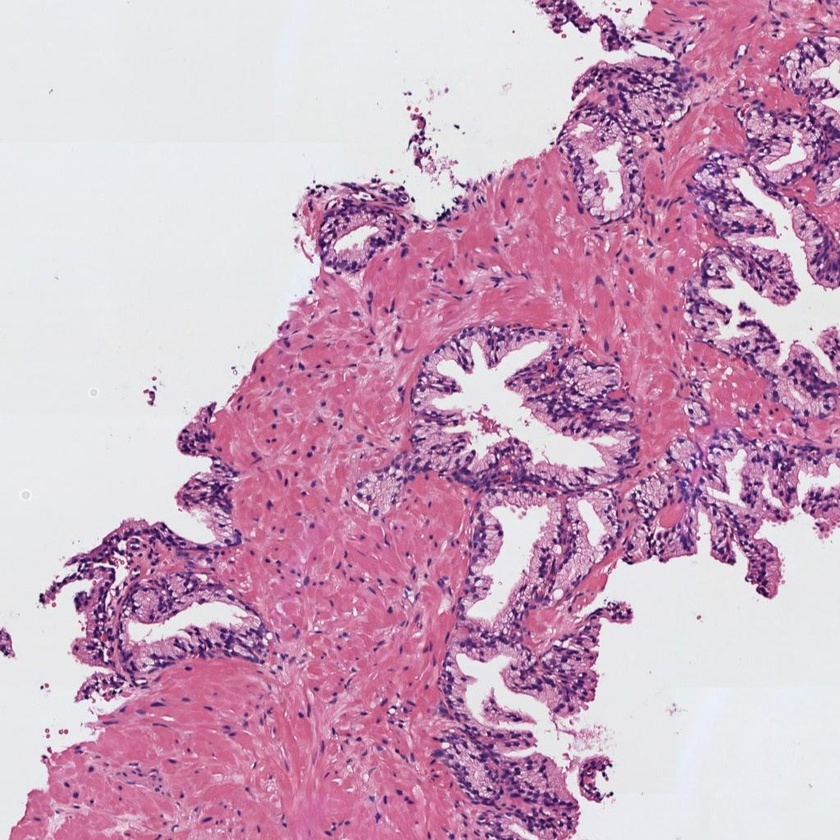
#> input picture Actividad_C1_P1/histo_1.jpg, 840 x 840 px, shrunk from 1024 x 1024 before the run, found by its file name
$ jupyter execute Actividad_Portfolio_Victor_Pinargote.ipynb
#> lines starting #> are read from the running program, lines starting #| are printed output that depends on the picture; after the words box and inside, x2 and y2 are one past the last pixel; in counts of white or black regions, pixels touching at a corner belong together
<a href="https://colab.research.google.com/github/StevenMena/05MIAR---Aprendizaje_Supervisado/blob/main/Actividad_Portfolio_Victor_Pinargote.ipynb" target="_parent"></a>

#### Cargar una de las imágenes histológicas

[cell 1]
# Utiliza la librería skimage.io para leer la imagen 'histo_x.jpg' y visualízala usando la librería de matplotlib.
# Recuerda normalizar la imagen diviéndola entre 255

[cell 2]
import numpy as np
from skimage import io
import matplotlib.pyplot as plt
import cv2

histo_1 = io.imread('histo_1.jpg')
#> histo_1 is the input picture: shape (840, 840, 3); mean R, G, B 205, 166.3, 191.6
img = histo_1/255

R = img[:,:,2]
G = img[:,:,1]
B = img[:,:,0]

fig, ax = plt.subplots(1,3)
ax[0].imshow(R), ax[0].set_title('Red')
ax[1].imshow(G), ax[1].set_title('Green')
ax[2].imshow(B), ax[2].set_title('Blue')
plt.show()
plt.imshow(img, cmap='gray')

[cell 3]
np.shape(img)

#### Realizar una transformación de color para convertir la imagen al espacio de color CMYK

[cell 4]
# 1) Extrae la componente magenta de la imagen (que corresponde a la región tisular)
# 2) Visualiza la imagen con la librería de matplotlib.
# 3) Guarda la imagen Magenta con cv2.imwrite con el nombre "1_imagen_magenta.png"

[cell 5]
with np.errstate(invalid='ignore', divide='ignore'):
    K = 1 - np.max(img, axis=2)
    C = (1-img[...,0] - K)/(1-K)
    M = (1-img[...,1] - K)/(1-K)
    Y = (1-img[...,2] - K)/(1-K)

CMYK = (np.dstack((C,M,Y,K)))
Y, M, C, K = cv2.split(CMYK)

plt.title('imagen CMYK')
plt.imshow(CMYK, cmap='gray')
plt.show()
plt.title('imagen Magenta')
plt.imshow(M, cmap='gray')
plt.show()

cv2.imwrite('1_imagen_magenta.png', M)
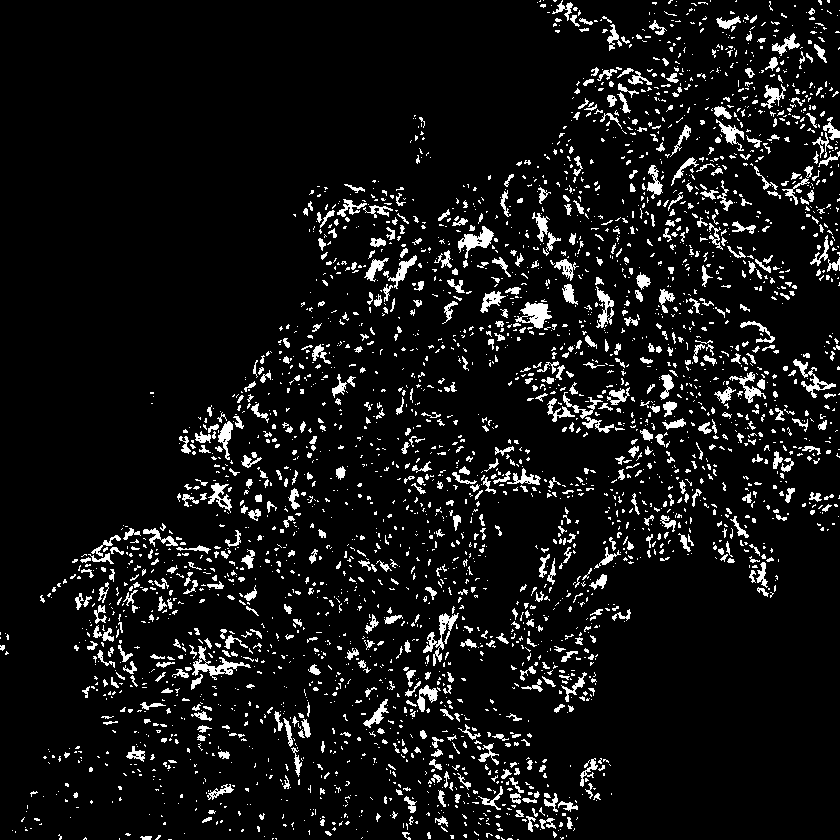
#> saved as 1_imagen_magenta.png: shape (840, 840); values 0 (black) and 1 (white), 7.9% white; 3216 white regions (2520 under 20 px), largest, box (x1, y1, x2, y2) and area: (192, 646, 251, 680) 523, (515, 302, 552, 329) 506, (423, 613, 459, 666) 502
#> Out = True

[cell 6]
np.shape(M)

#### Umbralizar la imagen para separar los píxeles del fondo de la región tisular

[cell 7]
# 1) Convierte la imagen Magenta a formato "uint8"
# 2) Aplica un filtro gaussiano de tamaño 5x5
# 3) Umbraliza la imagen aplicando el método de Otsu
# 4) Aplica el umbral de manera que los píxeles del fondo y de los lúmenes sean 1s y el resto 0s.
# 5) Visualiza la máscara resultante (imagen de 0s y 1s)
# 6) Guarda la máscara multiplicándola por 255 con el nombre "2_mascara_con_artefactos.png"

[cell 8]
M *= 255
M = np.asarray(M, np.uint8)
blur = cv2.GaussianBlur(M,(5,5),0) #2
th, im_th = cv2.threshold(blur,0,255,cv2.THRESH_OTSU) #3
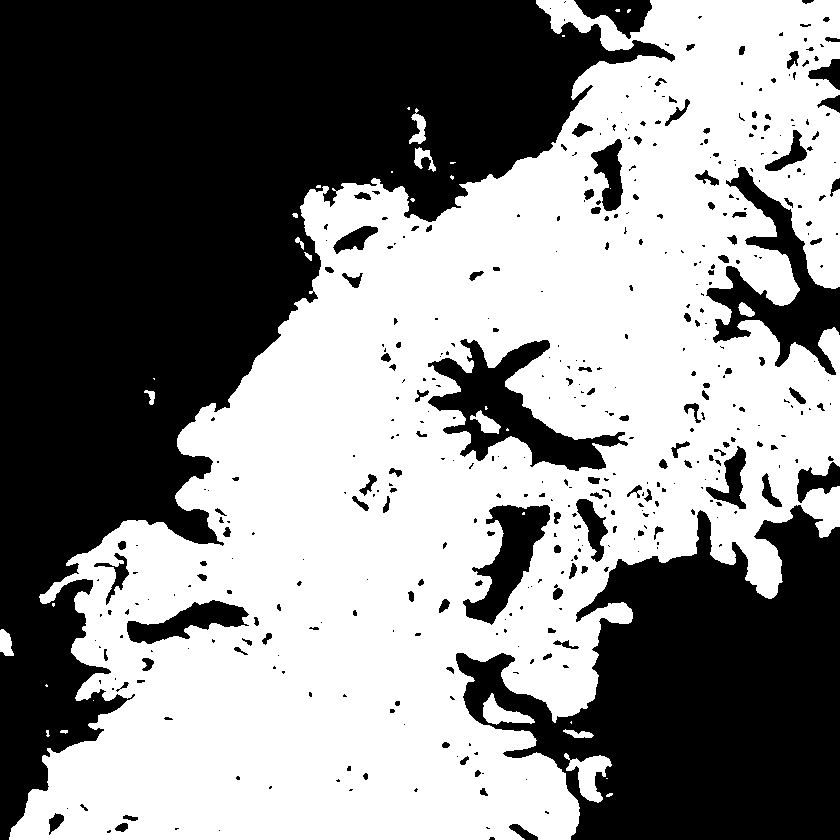
#> im_th: shape (840, 840); 52.7% white; 443 black regions (298 under 20 px), largest, box (x1, y1, x2, y2) and area: (0, 0, 675, 840) 214960, (456, 505, 840, 840) 76845, (428, 339, 628, 471) 9195
#> th = 55
lumen_mask=im_th==0 #4
lumen_mask = np.uint8(lumen_mask)
plt.imshow(lumen_mask, cmap='gray') #5
plt.title('máscara de lumen con artefactos')
plt.show()
cv2.imwrite('2_mascara_con_artefactos.png', lumen_mask*255) #6
#> Out = True

#### Limpiar la imagen eliminando los artefactos de lumen (objetos blancos pequeños que no son lúmenes)

[cell 9]
# 1) Utiliza la librería skimage.morphology.remove_small_objects.
# Lee la documentación en https://scikit-image.org/docs/dev/api/skimage.morphology.html#skimage.morphology.remove_small_objects
# Fija el umbral en 300 píxeles y la conectividad del objeto en 8 píxeles.
# 2) Convierte la máscara generada en formato uint8
# 3) Visualiza la máscara resultante
# 4) Guarda la máscara multiplicándola por 255 con el nombre "3_mascara_sin_artefactos.png"

[cell 10]
from skimage.morphology import remove_small_objects as rso

cleaned_lumen = rso(lumen_mask.astype(bool), min_size=300, connectivity=8) #1
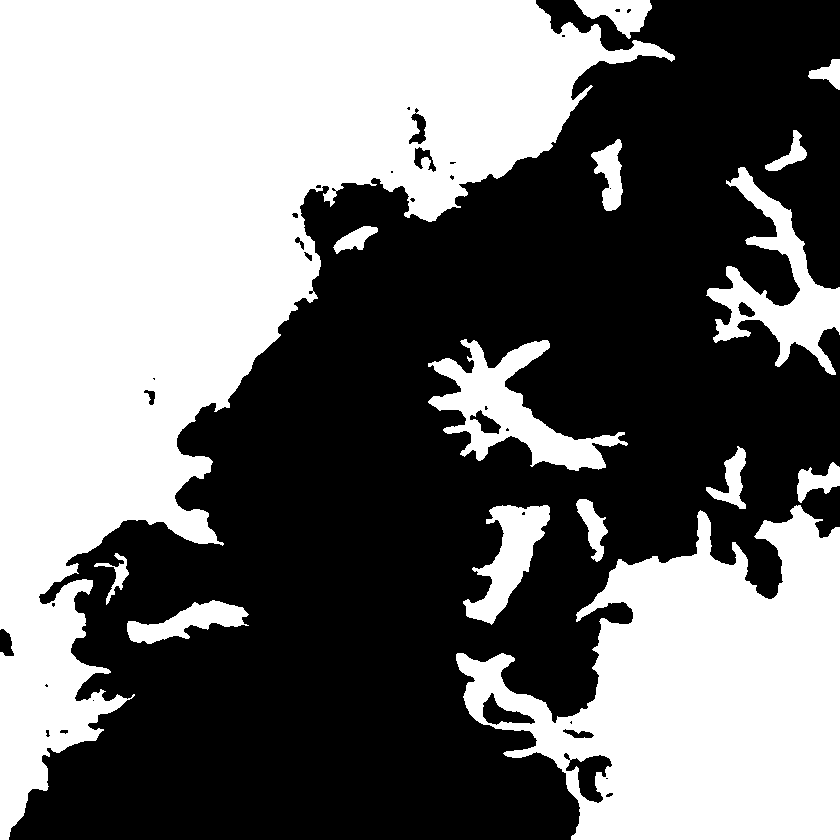
#> cleaned_lumen: shape (840, 840) bool; 46% white; 15 white regions, largest, box (x1, y1, x2, y2) and area: (0, 0, 675, 840) 214960, (456, 505, 840, 840) 76845, (428, 339, 628, 471) 9195
cleaned_lumen = np.uint8(cleaned_lumen) #2
plt.imshow(cleaned_lumen, cmap='gray') #3
plt.title('máscara de lumen sin artefactos')
plt.show()
cv2.imwrite('3_mascara_sin_artefactos.png', cleaned_lumen*255) #4
#> Out = True

#### Rellenar con 0s el fondo de la imagen para quedarnos únicamente con los lúmenes

[cell 11]
# 1) Aplica el algoritmo de expansión a partir de semillas para rellenar con 0s
# Pon dos semillas: una en la esquina superior izquierda y otra en la esquina inferior derecha.
# 2) Visualiza la máscara resultante
# 3) Guarda la máscara multiplicándola por 255 con el nombre "4_mascara_lumenes.png"

[cell 12]
semi_lumen = cleaned_lumen.copy()
h, w = semi_lumen.shape #2
ref = np.zeros((h+2, w+2), np.uint8)
cv2.floodFill(semi_lumen, ref, (0,0), 0)
#> semi_lumen: shape (840, 840); values 0 (black) and 1 (white), 15.5% white; 14 white regions, largest, box (x1, y1, x2, y2) and area: (456, 505, 840, 840) 76845, (428, 339, 628, 471) 9195, (706, 167, 840, 375) 8747
cv2.floodFill(semi_lumen, ref, (h-1,w-1), 0)
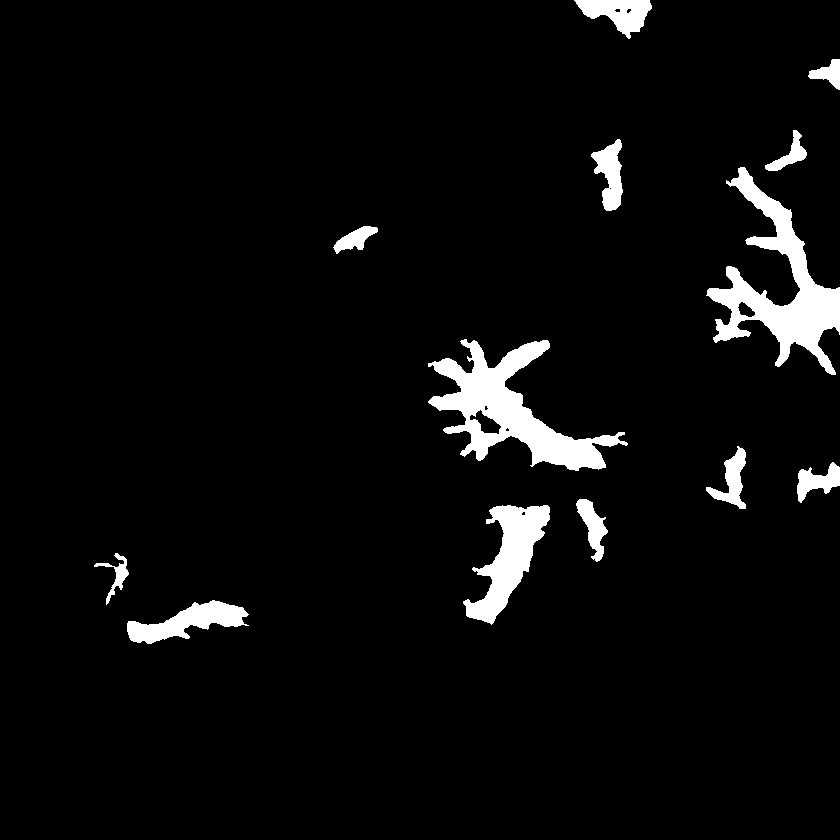
#> semi_lumen: shape (840, 840); values 0 (black) and 1 (white), 4.6% white; 13 white regions, largest, box (x1, y1, x2, y2) and area: (428, 339, 628, 471) 9195, (706, 167, 840, 375) 8747, (463, 505, 550, 625) 4448
## Adicional
semi_lumen = rso(semi_lumen.astype(bool), min_size=300, connectivity=8)
semi_lumen = np.uint8(semi_lumen)
plt.imshow(semi_lumen, cmap='gray') #3
plt.show()
cv2.imwrite('4_mascara_lumenes.png', semi_lumen*255) #4
#> Out = True

#### Rellenar los objetos de los lúmenes

[cell 13]
# 1) Rellena los lúmenes con la función binary_fill_holes de la librería scipy.ndimage.morphology
# 2) Convierte la máscara resultante en formato uint8
# 3) Visualiza la máscara
# 4) Guarda la máscara multiplicándola por 255 con el nombre "5_mascara_final.png"

[cell 14]
from scipy.ndimage.morphology import binary_fill_holes as bfh
filled_lumen = bfh(semi_lumen) #1
#> filled_lumen: shape (840, 840) bool; 4.7% white; 13 white regions, largest, box (x1, y1, x2, y2) and area: (428, 339, 628, 471) 9550, (706, 167, 840, 375) 8898, (463, 505, 550, 625) 4456
filled_lumen = np.uint8(filled_lumen) #2
plt.imshow(filled_lumen, cmap='gray') #3
plt.title('filled lumen mask')
plt.show()
cv2.imwrite('5_mascara_final.png', filled_lumen*255) #4
#> Out = True

#### Detectar y dibujar los contornos de los lúmenes sobre la imagen original

[cell 15]
# 1) Encuentra los contornos de los lúmenes
# 2) Dibuja los contornos (de color verde) sobre la imagen original
# 3) Visualiza la imagen superpuesta
# 4) Guarda la imagen multiplicándola por 255 con el nombre "6_imagen_superpuesta.png"

[cell 16]
conts,_ = cv2.findContours(filled_lumen, cv2.RETR_TREE, cv2.CHAIN_APPROX_SIMPLE) #1
#> conts = 13 contours; largest, box (x1, y1, x2, y2) and area: (428, 339, 628, 471) 9120, (706, 167, 840, 375) 8445, (463, 505, 550, 625) 4261, (127, 600, 249, 644) 2328, (574, 0, 652, 39) 1544
overlapped = cv2.drawContours(img, conts, -1, (0,255,0), 5) #2
plt.imshow(overlapped, cmap='gray') #3
plt.title('imagen superpuesta')
plt.show()
cv2.imwrite('6_imagen_superpuesta.png', overlapped*255) # 4
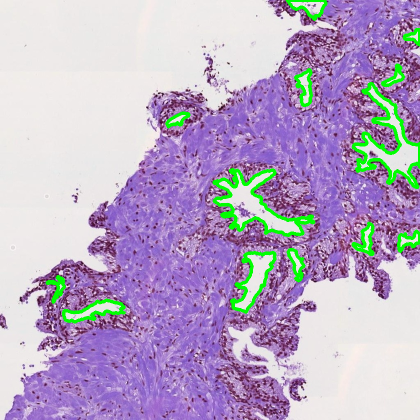
#> saved as 6_imagen_superpuesta.png: shape (840, 840, 3) (shown at 1/2 size); mean B, G, R 197.5, 169.5, 184.5
#> Out = True

#### Identificar y cropear el lumen más grande

[cell 17]
# 1) Convierte la máscara de lúmenes en una imagen de etiquetas utilizando la librería skimage.measure
# 2) Calcula el área de cada uno de los lúmenes
# 3) Obtén una máscara del lumen de mayor área
# 4) Haz un crop (recorte) del lumen de mayor área utilizando las coordenadas de la bounding box
# 5) Visualiza la máscara recortada del lumen
# 6) Guarda la imagen multiplicándola por 255 con el nombre "7_crop_image.png"

[cell 18]
# Vamos a extraer diferentes descriptores geométricos que nos ayudarán a caracterizar los objetos.
# pip install tabulate
from skimage.measure import regionprops
from skimage.measure import label
lab, num = label(filled_lumen, return_num=True) #1
#> lab: shape (840, 840) int64; 14 distinct labels, from 0 to 13
#> num = 13
area=[] #2
for i in range(1,num+1):
  mask = lab == i
  prop = regionprops(mask.astype(np.uint8))
  area.append(prop[0].area)
#> after the loop, area = [1640, 502, 586, 1292, 8898, 600, 9550, 1021, 895, 910, 4456, 441, 2476]
pos = area.index(np.max(area)) #3
#> pos = 6
mask = lab == pos+1
#> mask: shape (840, 840) bool; 1.4% white; 1 white region
prop = regionprops(mask.astype(np.uint8)) #4
#> prop = 1 regions; box (x1, y1, x2, y2) and area: (428, 339, 628, 471) 9550
bb = prop[0].bbox
#> bb = (339, 428, 471, 628)
crop = mask[bb[0]:bb[2],bb[1]:bb[3]]
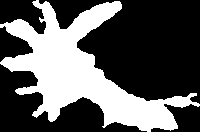
#> crop: shape (132, 200) bool; 36.2% white; 1 white region, box (x1, y1, x2, y2) and area: (0, 0, 200, 132) 9550
plt.imshow(crop, cmap='gray') #5
plt.show()
cv2.imwrite('7_crop_image.png', crop*255) #6
#> Out = True

[cell 19]
bb
#> Out = (339, 428, 471, 628)

#### Extraer 13 características geométricas que permitan caracterizar el lumen recortado

[cell 20]
# Calcula las siguientes características del crop del lumen anterior, redondeando su valor hasta el cuarto decimal.
# 1) Área
# 2) Área de la bounding box
# 3) Área convexa
# 4) Exentricidad
# 5) Diámetro equivalente
# 6) Extensión
# 7) Longitud del eje mayor
# 8) Longitud del eje menor
# 9) Orientación
# 10) Perímetro
# 11) Solidez
# 12) Compacidad
# 13) Rectangularidad

[cell 21]
# Extraemos las característicias geométricas
import math
from tabulate import tabulate

headers = ['','Mas Grande','Mas Grande']
A,BB,CA,E,ED,EX,MA,MiA,OR,P,S,CO,R = ['Área:'], ['Bbox área'], ['Área convexa'], ['Excentricidad'], ['Diámetro equivalente:'], \
['Extensión'], ['Longitud del eje mayor'], ['Longitud del eje menor'], ['Orientación'], ['Perímetro'], ['Solidez'], ['Compacidad'], ['Rectangularidad']

prop = regionprops(crop.astype(np.uint8))
#> prop = 1 regions; box (x1, y1, x2, y2) and area: (0, 0, 200, 132) 9550

A.append(np.round(prop[0].area, 4))
BB.append(np.round(prop[0].bbox_area, 4))
CA.append(np.round(prop[0].convex_area, 4))
E.append(np.round(prop[0].eccentricity, 4))
ED.append(np.round(prop[0].equivalent_diameter, 4))
EX.append(np.round(prop[0].extent, 4))
MA.append(np.round(prop[0].major_axis_length, 4))
MiA.append(np.round(prop[0].minor_axis_length, 4))
OR.append(np.round(prop[0].orientation, 4))
P.append(np.round(prop[0].perimeter, 4))
S.append(np.round(prop[0].solidity, 4))
CO.append(np.round(4*math.pi*prop[0].area/prop[0].perimeter**2, 4))
R.append(np.round(prop[0].area/prop[0].bbox_area, 4))


my_data = [tuple(A), tuple(BB), tuple(CA), tuple(E), tuple(ED), tuple(EX), \
          tuple(MA), tuple(MiA), tuple(OR), tuple(P), tuple(S), tuple(CO), tuple(R)]
#> my_data = 13 items, first 6: ('Área:', 9550), ('Bbox área', 26400), ('Área convexa', 19636), ('Excentricidad', 0.848), ('Diámetro equivalente:', 110.3), ('Extensión', 0.362)

print(tabulate(my_data, headers=headers))
#> (printed output is left out)

$ run again, with Actividad_C1_P1/histo_2.jpg copied over Actividad_C1_P1/histo_1.jpg
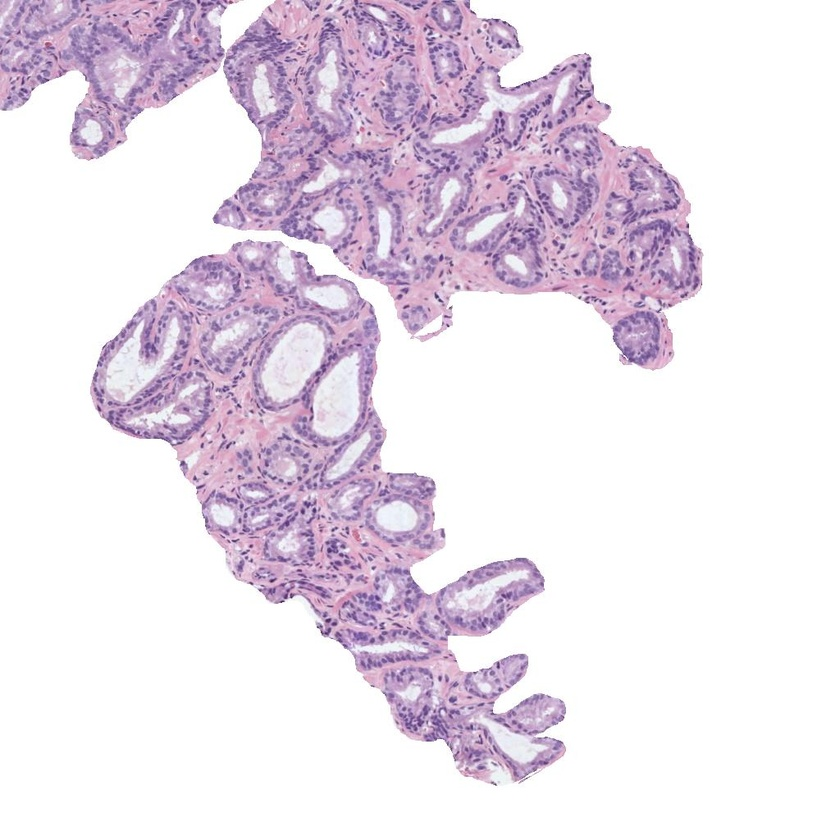
#> input picture Actividad_C1_P1/histo_2.jpg, 840 x 840 px, shrunk from 1024 x 1024 before the run, found by its file name
#> histo_1 is the input picture: shape (840, 840, 3); mean R, G, B 233.3, 223.2, 234.9
#> `cv2.imwrite('1_imagen_magenta.png', M)`: Out = True
#> `th, im_th = cv2.threshold(blur,0,255,cv2.THRESH_OTSU)`:
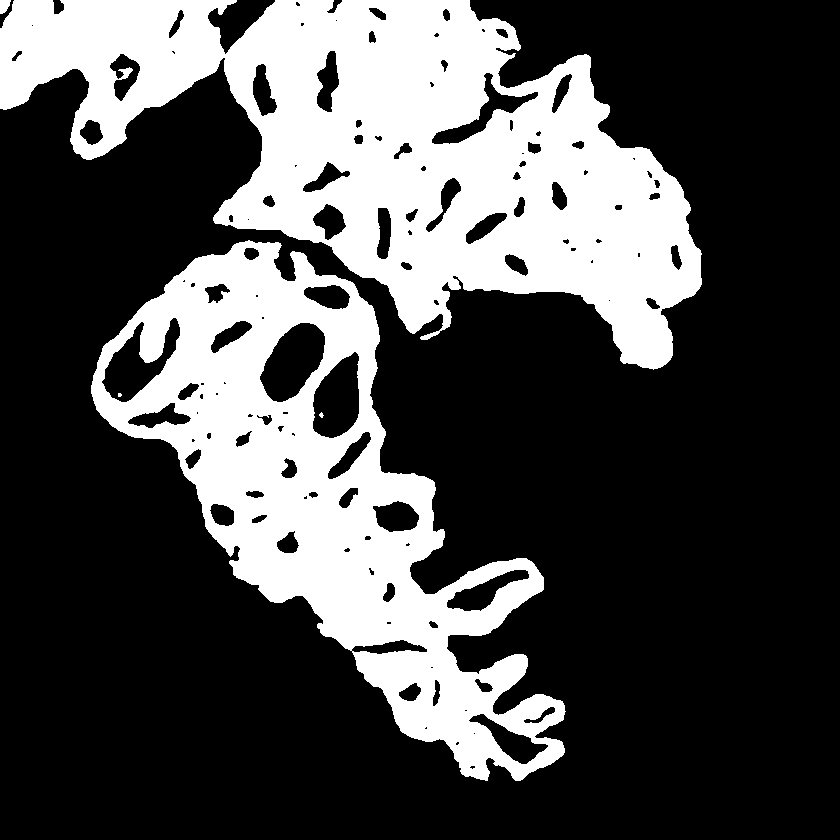
#> im_th: shape (840, 840); 29.7% white; 5 white regions (2 under 20 px), largest, box (x1, y1, x2, y2) and area: (0, 0, 702, 370) 122943, (91, 240, 566, 781) 86647, (0, 0, 11, 14) 115
#> th = 27
#> `cv2.imwrite('2_mascara_con_artefactos.png', lumen_mask*255)`: Out = True
#> cleaned_lumen: shape (840, 840) bool; 69.5% white; 4 black regions (2 under 20 px), largest, box (x1, y1, x2, y2) and area: (0, 0, 702, 370) 126073, (91, 240, 566, 781) 89294
#> semi_lumen: shape (840, 840); values 0 (black) and 1 (white), 3.6% white; 25 white regions, largest, box (x1, y1, x2, y2) and area: (260, 323, 325, 402) 3298, (313, 352, 359, 438) 2875, (102, 318, 180, 402) 2752
#> filled_lumen: shape (840, 840) bool; 3.7% white; 25 white regions, largest, box (x1, y1, x2, y2) and area: (260, 323, 325, 402) 3298, (313, 352, 359, 438) 2893, (102, 318, 180, 402) 2766
#> conts = 25 contours; largest, box (x1, y1, x2, y2) and area: (260, 323, 325, 402) 3201, (313, 352, 359, 438) 2794, (102, 318, 180, 402) 2625, (208, 0, 275, 54) 1546, (432, 73, 538, 144) 1500
#> `cv2.imwrite('6_imagen_superpuesta.png', overlapped*255)`: Out = True
#> lab: shape (840, 840) int64; 26 distinct labels, from 0 to 25
#> num = 25
#> after the loop `for i in range(1,num+1):`: area = 25 values, max 3298 at index 15, min 310 at index 21, mean 1030.3
#> pos = 15
#> `prop = regionprops(mask.astype(np.uint8))`: prop = 1 regions; box (x1, y1, x2, y2) and area: (260, 323, 325, 402) 3298
#> bb = (323, 260, 402, 325)
#> `crop = mask[bb[0]:bb[2],bb[1]:bb[3]]`:
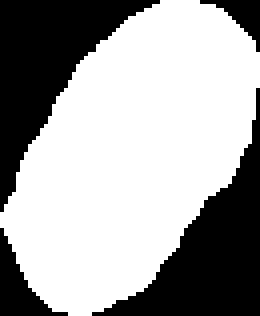
#> crop: shape (79, 65) bool (shown 4 times larger); 64.2% white; 4 black regions, box (x1, y1, x2, y2) and area: (23, 22, 65, 79) 815, (0, 0, 40, 53) 809, (0, 57, 17, 79) 140, (50, 0, 65, 13) 73
#> `cv2.imwrite('7_crop_image.png', crop*255)`: Out = True
#> `bb`: Out = (323, 260, 402, 325)
#> `prop = regionprops(crop.astype(np.uint8))`: prop = 1 regions; box (x1, y1, x2, y2) and area: (0, 0, 65, 79) 3298
#> my_data = 13 items, first 6: ('Área:', 3298), ('Bbox área', 5135), ('Área convexa', 3402), ('Excentricidad', 0.838), ('Diámetro equivalente:', 64.8), ('Extensión', 0.642)
#|                           Mas Grande
#| ----------------------  ------------
#| Área:                      3298
#| Bbox área                  5135
#| Área convexa               3402
#| Excentricidad                 0.8378
#> (further printed lines are left out)
